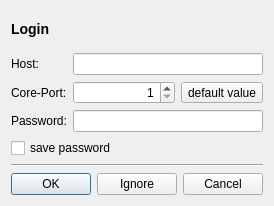
<ui version="4.0" >
 <class>QAjLoginDialogBase</class>
 <widget class="QDialog" name="QAjLoginDialogBase" >
  <property name="windowModality" >
   <enum>Qt::ApplicationModal</enum>
  </property>
  <property name="geometry" >
   <rect>
    <x>0</x>
    <y>0</y>
    <width>266</width>
    <height>206</height>
   </rect>
  </property>
  <property name="sizePolicy" >
   <sizepolicy vsizetype="Fixed" hsizetype="Fixed" >
    <horstretch>0</horstretch>
    <verstretch>0</verstretch>
   </sizepolicy>
  </property>
  <property name="windowTitle" >
   <string>Juicer Login</string>
  </property>
  <property name="modal" >
   <bool>true</bool>
  </property>
  <layout class="QVBoxLayout" name="verticalLayout" >
   <item>
    <widget class="QLabel" name="headerLabel" >
     <property name="text" >
      <string>&lt;h3>Login&lt;/h3></string>
     </property>
    </widget>
   </item>
   <item>
    <layout class="QFormLayout" name="formLayout" >
     <item row="0" column="0" >
      <widget class="QLabel" name="label" >
       <property name="sizePolicy" >
        <sizepolicy vsizetype="Preferred" hsizetype="Preferred" >
         <horstretch>2</horstretch>
         <verstretch>0</verstretch>
        </sizepolicy>
       </property>
       <property name="text" >
        <string>Host:</string>
       </property>
      </widget>
     </item>
     <item row="0" column="1" >
      <widget class="QLineEdit" name="hostEdit" >
       <property name="sizePolicy" >
        <sizepolicy vsizetype="Fixed" hsizetype="Expanding" >
         <horstretch>3</horstretch>
         <verstretch>0</verstretch>
        </sizepolicy>
       </property>
      </widget>
     </item>
     <item row="1" column="0" >
      <widget class="QLabel" name="label_2" >
       <property name="sizePolicy" >
        <sizepolicy vsizetype="Preferred" hsizetype="Preferred" >
         <horstretch>2</horstretch>
         <verstretch>0</verstretch>
        </sizepolicy>
       </property>
       <property name="text" >
        <string>Core-Port:</string>
       </property>
      </widget>
     </item>
     <item row="1" column="1" >
      <layout class="QHBoxLayout" name="horizontalLayout" >
       <item>
        <widget class="QSpinBox" name="portSpinBox" >
         <property name="sizePolicy" >
          <sizepolicy vsizetype="Fixed" hsizetype="Minimum" >
           <horstretch>3</horstretch>
           <verstretch>0</verstretch>
          </sizepolicy>
         </property>
         <property name="alignment" >
          <set>Qt::AlignRight</set>
         </property>
         <property name="minimum" >
          <number>1</number>
         </property>
         <property name="maximum" >
          <number>65535</number>
         </property>
        </widget>
       </item>
       <item>
        <widget class="QToolButton" name="resetPortButton" >
         <property name="toolTip" >
          <string>reset to default value</string>
         </property>
         <property name="text" >
          <string>default value</string>
         </property>
         <property name="icon" >
          <iconset resource="images.qrc" >
           <normaloff>:/small/undo.png</normaloff>:/small/undo.png</iconset>
         </property>
        </widget>
       </item>
      </layout>
     </item>
     <item row="2" column="0" >
      <widget class="QLabel" name="label_3" >
       <property name="sizePolicy" >
        <sizepolicy vsizetype="Preferred" hsizetype="Preferred" >
         <horstretch>2</horstretch>
         <verstretch>0</verstretch>
        </sizepolicy>
       </property>
       <property name="text" >
        <string>Password:</string>
       </property>
      </widget>
     </item>
     <item row="2" column="1" >
      <widget class="QLineEdit" name="passwordEdit" >
       <property name="sizePolicy" >
        <sizepolicy vsizetype="Fixed" hsizetype="Expanding" >
         <horstretch>3</horstretch>
         <verstretch>0</verstretch>
        </sizepolicy>
       </property>
       <property name="echoMode" >
        <enum>QLineEdit::Password</enum>
       </property>
      </widget>
     </item>
    </layout>
   </item>
   <item>
    <widget class="QCheckBox" name="savePasswordCheckBox" >
     <property name="layoutDirection" >
      <enum>Qt::LeftToRight</enum>
     </property>
     <property name="text" >
      <string>save password</string>
     </property>
    </widget>
   </item>
   <item>
    <widget class="Line" name="line" >
     <property name="orientation" >
      <enum>Qt::Horizontal</enum>
     </property>
    </widget>
   </item>
   <item>
    <widget class="QDialogButtonBox" name="buttonBox" >
     <property name="sizePolicy" >
      <sizepolicy vsizetype="Fixed" hsizetype="Expanding" >
       <horstretch>1</horstretch>
       <verstretch>1</verstretch>
      </sizepolicy>
     </property>
     <property name="orientation" >
      <enum>Qt::Horizontal</enum>
     </property>
     <property name="standardButtons" >
      <set>QDialogButtonBox::Cancel|QDialogButtonBox::Ignore|QDialogButtonBox::Ok</set>
     </property>
     <property name="centerButtons" >
      <bool>false</bool>
     </property>
    </widget>
   </item>
  </layout>
 </widget>
 <tabstops>
  <tabstop>passwordEdit</tabstop>
  <tabstop>savePasswordCheckBox</tabstop>
  <tabstop>buttonBox</tabstop>
  <tabstop>hostEdit</tabstop>
  <tabstop>portSpinBox</tabstop>
  <tabstop>resetPortButton</tabstop>
 </tabstops>
 <resources>
  <include location="images.qrc" />
 </resources>
 <connections>
  <connection>
   <sender>buttonBox</sender>
   <signal>accepted()</signal>
   <receiver>QAjLoginDialogBase</receiver>
   <slot>accept()</slot>
   <hints>
    <hint type="sourcelabel" >
     <x>238</x>
     <y>183</y>
    </hint>
    <hint type="destinationlabel" >
     <x>157</x>
     <y>274</y>
    </hint>
   </hints>
  </connection>
  <connection>
   <sender>buttonBox</sender>
   <signal>rejected()</signal>
   <receiver>QAjLoginDialogBase</receiver>
   <slot>reject()</slot>
   <hints>
    <hint type="sourcelabel" >
     <x>238</x>
     <y>183</y>
    </hint>
    <hint type="destinationlabel" >
     <x>286</x>
     <y>274</y>
    </hint>
   </hints>
  </connection>
 </connections>
</ui>
